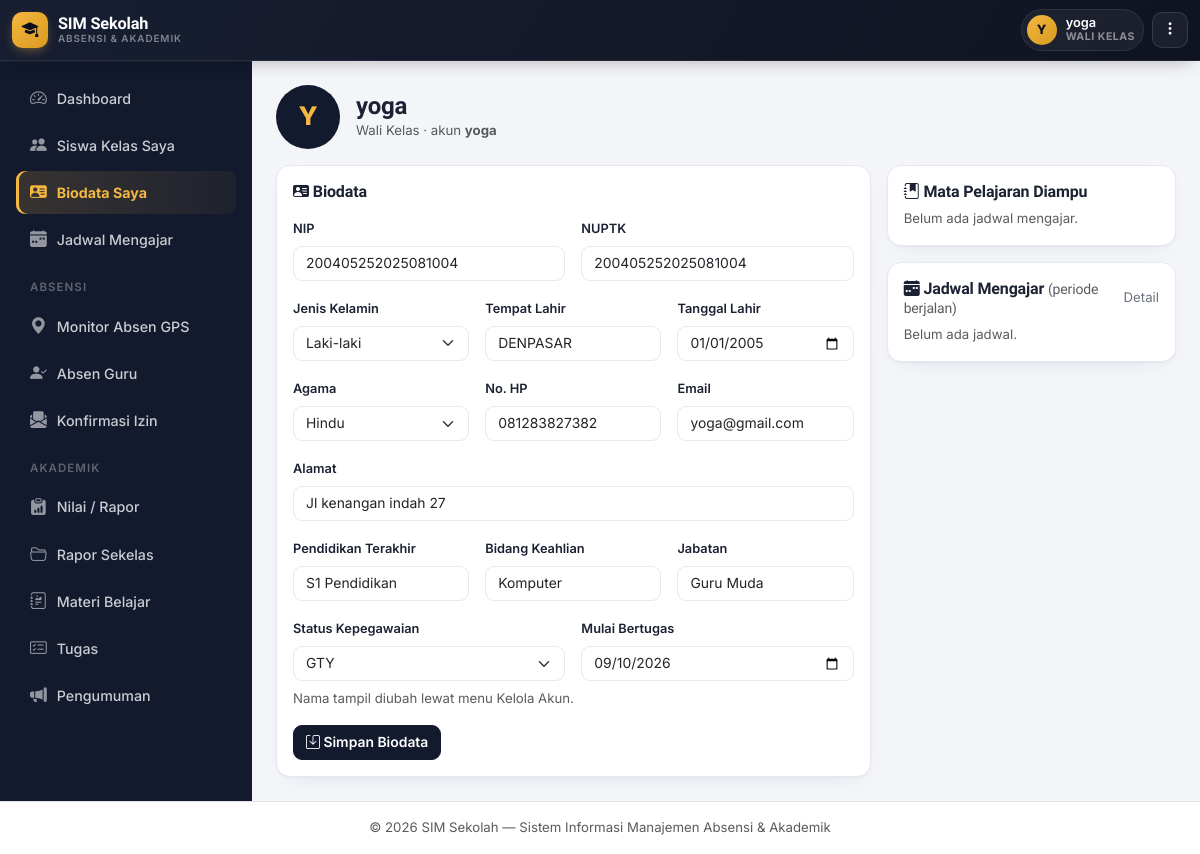
The page /guru/profil.php (signed in) on the database its author committed.
### tables this page shows
CREATE TABLE `users` (
  `id` int NOT NULL,
  `username` varchar(50) NOT NULL,
  `password` varchar(255) NOT NULL,
  `nama` varchar(100) NOT NULL,
  `role` enum('superadmin','admin','guru','wali_kelas','siswa') NOT NULL DEFAULT 'siswa',
  `siswa_id` int DEFAULT NULL,
  `created_at` timestamp NULL DEFAULT CURRENT_TIMESTAMP
);

CREATE TABLE `guru_profil` (
  `id` int NOT NULL,
  `user_id` int NOT NULL,
  `nip` varchar(30) DEFAULT NULL,
  `nuptk` varchar(30) DEFAULT NULL,
  `jenis_kelamin` enum('L','P') DEFAULT NULL,
  `tempat_lahir` varchar(60) DEFAULT NULL,
  `tanggal_lahir` date DEFAULT NULL,
  `agama` varchar(20) DEFAULT NULL,
  `alamat` varchar(255) DEFAULT NULL,
  `no_hp` varchar(20) DEFAULT NULL,
  `email` varchar(100) DEFAULT NULL,
  `pendidikan_terakhir` varchar(50) DEFAULT NULL,
  `bidang_keahlian` varchar(100) DEFAULT NULL,
  `jabatan` varchar(100) DEFAULT NULL,
  `status_kepegawaian` enum('PNS','PPPK','GTY','Honorer','Lainnya') DEFAULT NULL,
  `tanggal_masuk` date DEFAULT NULL,
  `updated_at` timestamp NULL DEFAULT CURRENT_TIMESTAMP ON UPDATE CURRENT_TIMESTAMP
);

### includes/auth.php (called while the page is built, shortened)
<?php
require_once __DIR__ . '/functions.php';
function currentUser() {
    return [
        'id'       => $_SESSION['user_id'] ?? null,
        'nama'     => $_SESSION['user_nama'] ?? '',
        'role'     => $_SESSION['user_role'] ?? '',
        'siswa_id' => $_SESSION['user_siswa_id'] ?? null,
    ];
}
function requireRole(array $roles) {
    $user = currentUser();
}

### includes/functions.php (called while the page is built, shortened)
<?php
function clean($str) {
    return htmlspecialchars(trim($str ?? ''), ENT_QUOTES, 'UTF-8');
}

### guru/profil.php (the view, shortened to what this page needs)
<?php
require_once __DIR__ . '/../includes/auth.php';
$user = currentUser();
try {
    $pdo->query("SELECT 1 FROM guru_profil LIMIT 1");
    $pdo->query("SELECT semester, tahun_ajaran, berlaku_mulai, berlaku_sampai FROM jadwal_mengajar LIMIT 1");
} catch (PDOException $e) {
    include __DIR__ . '/../includes/header.php';
    echo "<div class='card p-4'><h5 class='fw-bold'><i class='bi bi-exclamation-triangle text-warning me-2'></i>Fitur Biodata Guru belum aktif</h5>"
       . "<p class='mb-0'>Import file <b>guru_profil_jadwal.sql</b> ke database <b>db_absensi_sekolah</b> melalui phpMyAdmin, lalu refresh halaman ini.</p></div>";
    include __DIR__ . '/../includes/footer.php';
    exit;
}
$pemantau = in_array($user['role'], GP_PEMANTAU, true);
if ($pemantau) {
    $targetId = (int)($_GET['user_id'] ?? $_POST['user_id'] ?? 0);
} else {
    $targetId = (int)$user['id'];
}
$stmt = $pdo->prepare("SELECT id, username, nama, role FROM users WHERE id = ? AND role IN ('guru','wali_kelas')");
$stmt->execute([$targetId]);
$target = $stmt->fetch();
$milikSendiri = ((int)$target['id'] === (int)$user['id']);
$bisaEdit = $milikSendiri || in_array($user['role'], GP_PENGELOLA, true);
$statusList = ['PNS', 'PPPK', 'GTY', 'Honorer', 'Lainnya'];
$agamaList = ['Islam', 'Kristen', 'Katolik', 'Hindu', 'Buddha', 'Konghucu', 'Lainnya'];
$stmt = $pdo->prepare("SELECT * FROM guru_profil WHERE user_id = ?");
$stmt->execute([$target['id']]);
$profil = $stmt->fetch() ?: [];
$form = $profil;
$stmt = $pdo->prepare("
    SELECT j.hari, j.jam_mulai, j.jam_selesai, j.berlaku_mulai, j.berlaku_sampai, m.nama_mapel, k.nama_kelas
    FROM jadwal_mengajar j
    JOIN mata_pelajaran m ON j.mapel_id = m.id
    JOIN kelas k ON j.kelas_id = k.id
    WHERE j.guru_id = ? AND j.semester = ? AND j.tahun_ajaran = ?
    ORDER BY j.hari, j.jam_mulai
");
$awalPeriode = (int)date('n') >= 7 ? (int)date('Y') : (int)date('Y') - 1;
$stmt->execute([$target['id'], (int)date('n') >= 7 ? 'Ganjil' : 'Genap', $awalPeriode . '/' . ($awalPeriode + 1)]);
$jadwal = $stmt->fetchAll();
$mapelDiampu = [];
$p = function ($k) use ($form) { return $form[$k] ?? ''; };
$labelRole = ['guru' => 'Guru', 'wali_kelas' => 'Wali Kelas'][$target['role']] ?? $target['role'];
include __DIR__ . '/../includes/header.php';
?>
<div class="d-flex align-items-center gap-3 mb-3 flex-wrap">
  <div class="gp-avatar"><?= strtoupper(mb_substr($target['nama'], 0, 1)) ?></div>
  <div>
    <h4 class="fw-bold mb-0"><?= clean($target['nama']) ?></h4>
    <div class="text-muted small"><?= clean($labelRole) ?> · akun <b><?= clean($target['username']) ?></b></div>
  </div>
</div>
<div class="row g-3">
  <div class="col-lg-8">
    <form method="POST" class="card p-3">
      <?php $dis = $bisaEdit ? '' : 'disabled'; ?>
      <h6 class="fw-bold mb-3"><i class="bi bi-person-vcard-fill me-1"></i>Biodata</h6>
      <div class="row g-3">
        <div class="col-md-6"><label class="form-label small">NIP</label><input type="text" name="nip" class="form-control" maxlength="30" value="<?= clean($p('nip')) ?>" <?= $dis ?>></div>
        <div class="col-md-6"><label class="form-label small">NUPTK</label><input type="text" name="nuptk" class="form-control" maxlength="30" value="<?= clean($p('nuptk')) ?>" <?= $dis ?>></div>
        <div class="col-md-4">
          <label class="form-label small">Jenis Kelamin</label>
          <select name="jenis_kelamin" class="form-select" <?= $dis ?>>
            <option value="L" <?= $p('jenis_kelamin') === 'L' ? 'selected' : '' ?>>Laki-laki</option>
          </select>
        </div>
        <div class="col-md-4"><label class="form-label small">Tempat Lahir</label><input type="text" name="tempat_lahir" class="form-control" maxlength="60" value="<?= clean($p('tempat_lahir')) ?>" <?= $dis ?>></div>
        <div class="col-md-4"><label class="form-label small">Tanggal Lahir</label><input type="date" name="tanggal_lahir" class="form-control" max="<?= date('Y-m-d', strtotime('-1 day')) ?>" value="<?= clean($p('tanggal_lahir')) ?>" <?= $dis ?>></div>
        <div class="col-md-4">
          <label class="form-label small">Agama</label>
          <select name="agama" class="form-select" <?= $dis ?>>
            <?php foreach ($agamaList as $a): ?><option value="<?= $a ?>" <?= $p('agama') === $a ? 'selected' : '' ?>><?= $a ?></option><?php endforeach; ?>
          </select>
        </div>
        <div class="col-md-4"><label class="form-label small">No. HP</label><input type="text" name="no_hp" class="form-control" maxlength="20" value="<?= clean($p('no_hp')) ?>" <?= $dis ?>></div>
        <div class="col-md-4"><label class="form-label small">Email</label><input type="email" name="email" class="form-control" maxlength="100" value="<?= clean($p('email')) ?>" <?= $dis ?>></div>
        <div class="col-12"><label class="form-label small">Alamat</label><input type="text" name="alamat" class="form-control" maxlength="255" value="<?= clean($p('alamat')) ?>" <?= $dis ?>></div>
        <div class="col-md-4"><label class="form-label small">Pendidikan Terakhir</label><input type="text" name="pendidikan_terakhir" class="form-control" maxlength="50" placeholder="Contoh: S1 Pendidikan Matematika" value="<?= clean($p('pendidikan_terakhir')) ?>" <?= $dis ?>></div>
        <div class="col-md-4"><label class="form-label small">Bidang Keahlian</label><input type="text" name="bidang_keahlian" class="form-control" maxlength="100" value="<?= clean($p('bidang_keahlian')) ?>" <?= $dis ?>></div>
        <div class="col-md-4"><label class="form-label small">Jabatan</label><input type="text" name="jabatan" class="form-control" maxlength="100" placeholder="Contoh: Guru Mapel" value="<?= clean($p('jabatan')) ?>" <?= $dis ?>></div>
        <div class="col-md-6">
          <label class="form-label small">Status Kepegawaian</label>
          <select name="status_kepegawaian" class="form-select" <?= $dis ?>>
            <?php foreach ($statusList as $s): ?><option value="<?= $s ?>" <?= $p('status_kepegawaian') === $s ? 'selected' : '' ?>><?= $s ?></option><?php endforeach; ?>
          </select>
        </div>
        <div class="col-md-6"><label class="form-label small">Mulai Bertugas</label><input type="date" name="tanggal_masuk" class="form-control" max="<?= date('Y-m-d') ?>" value="<?= clean($p('tanggal_masuk')) ?>" <?= $dis ?>></div>
      </div>
      <div class="form-text mt-2">Nama tampil diubah lewat menu Kelola Akun.</div>
      <?php if ($bisaEdit): ?><button class="btn btn-primary mt-3 align-self-start"><i class="bi bi-save"></i> Simpan Biodata</button><?php endif; ?>
    </form>
  </div>
  <div class="col-lg-4">
    <div class="card p-3 mb-3">
      <h6 class="fw-bold mb-2"><i class="bi bi-journal-bookmark-fill me-1"></i>Mata Pelajaran Diampu</h6>
      <?php if (empty($mapelDiampu)): ?>
        <div class="text-muted small">Belum ada jadwal mengajar.</div>
      <?php else: foreach (array_keys($mapelDiampu) as $mp): ?><span class="gp-chip"><?= clean($mp) ?></span><?php endforeach; endif; ?>
    </div>
    <div class="card p-3">
      <div class="d-flex justify-content-between align-items-center mb-2">
        <h6 class="fw-bold mb-0"><i class="bi bi-calendar-week-fill me-1"></i>Jadwal Mengajar <span class="text-muted fw-normal small">(periode berjalan)</span></h6>
        <a href="jadwal.php<?= $pemantau ? '?guru_id=' . (int)$target['id'] : '' ?>" class="small">Detail</a>
      </div>
      <?php if (empty($jadwal)): ?><div class="text-muted small">Belum ada jadwal.</div><?php endif; ?>
    </div>
  </div>
</div>
<?php include __DIR__ . '/../includes/footer.php'; ?>

### includes/header.php (shortened to what this page needs)
<!DOCTYPE html>
<html lang="id">
<head>
<link href="https://cdn.jsdelivr.net/npm/bootstrap@5.3.3/dist/css/bootstrap.min.css" rel="stylesheet">
<link href="https://cdn.jsdelivr.net/npm/bootstrap-icons@1.11.3/font/bootstrap-icons.css" rel="stylesheet">
<link href="<?= BASE_URL ?>/assets/css/style.css" rel="stylesheet">
</head>
<body>
<?php
$roleNow = currentUser()['role'];
$roleLabel = ['admin'=>'Admin','guru'=>'Guru','wali_kelas'=>'Wali Kelas','siswa'=>'Siswa'][$roleNow] ?? $roleNow;
$namaNow = currentUser()['nama'];
$inisial = strtoupper(mb_substr($namaNow ?: '?', 0, 1));
$fotoTopbar = null;
?>
<nav class="navbar navbar-expand-lg gv-topbar sticky-top">
  <div class="container-fluid">
    <a class="gv-brand" href="<?= BASE_URL ?>/index.php">
      <span class="gv-brand-badge"><i class="bi bi-mortarboard-fill"></i></span>
      <span class="gv-brand-text d-none d-sm-block">
        SIM Sekolah
        <small>Absensi &amp; Akademik</small>
      </span>
    </a>
    <div class="ms-auto d-flex align-items-center gap-2">
      <div class="gv-user-chip">
        <div class="gv-user-avatar">
          <?php if ($fotoTopbar): ?>
            <img src="<?= clean($fotoTopbar) ?>" alt="Foto profil">
          <?php else: ?>
            <?= clean($inisial) ?>
          <?php endif; ?>
        </div>
        <div class="gv-user-meta d-none d-sm-block">
          <div class="name"><?= clean($namaNow) ?></div>
          <div class="role"><?= clean($roleLabel) ?></div>
        </div>
      </div>
      <div class="gv-more-wrap">
        <button class="gv-more-btn" type="button" id="btnUserMenu" aria-expanded="false" title="Menu akun">
          <i class="bi bi-three-dots-vertical"></i>
        </button>
      </div>
    </div>
  </div>
</nav>
<div class="d-flex">
<?php include __DIR__ . '/sidebar.php'; ?>
<main class="flex-grow-1 p-3 p-md-4 content-area">

### includes/sidebar.php (shortened to what this page needs)
<?php
$role = currentUser()['role'];
$currentPage = basename($_SERVER['PHP_SELF']);
$currentDir  = basename(dirname($_SERVER['PHP_SELF']));
function navActive($dirOrFile, $currentDir, $currentPage) {
    return ($dirOrFile === $currentPage || $dirOrFile === $currentDir) ? 'active' : '';
}
$folderModul = ['siswa','kelas','mapel','absensi','lokasi','nilai','rapor','elearning','ujian','pengumuman','users','izin','libur','guru','token'];
$dashboardAktif = ($currentPage === 'index.php' && !in_array($currentDir, $folderModul, true)) ? 'active' : '';
$labelMenuIzin = ['siswa' => 'Ajukan Izin', 'wali_kelas' => 'Konfirmasi Izin', 'guru' => 'Konfirmasi Izin', 'admin' => 'Izin Siswa'][$role] ?? 'Izin Siswa';
?>
<aside class="sidebar" id="sidebar">
  <div class="p-3">
    <ul class="nav nav-pills flex-column gap-1">
      <li class="nav-item">
        <a class="nav-link <?= $dashboardAktif ?>" href="<?= BASE_URL ?>/index.php">
          <i class="bi bi-speedometer2"></i>Dashboard
        </a>
      </li>
      <?php if (in_array($role, ['admin','guru'])): ?>
      <li class="nav-item">
        <a class="nav-link <?= navActive('siswa', $currentDir, $currentPage) ?>" href="<?= BASE_URL ?>/siswa/list.php">
          <i class="bi bi-people-fill"></i>Data Siswa
        </a>
      </li>
      <?php elseif ($role === 'wali_kelas'): ?>
      <li class="nav-item">
        <a class="nav-link <?= navActive('siswa', $currentDir, $currentPage) ?>" href="<?= BASE_URL ?>/siswa/list.php">
          <i class="bi bi-people-fill"></i>Siswa Kelas Saya
        </a>
      </li>
      <?php endif; ?>
      <?php if (in_array($role, ['admin','kepala_sekolah'])): ?>
      <li class="nav-item">
        <a class="nav-link <?= ($currentDir==='guru' && in_array($currentPage, ['list.php','profil.php'])) ? 'active' : '' ?>" href="<?= BASE_URL ?>/guru/list.php">
          <i class="bi bi-person-vcard-fill"></i>Data Guru
        </a>
      </li>
      <li class="nav-item">
        <a class="nav-link <?= ($currentDir==='guru' && $currentPage==='jadwal.php') ? 'active' : '' ?>" href="<?= BASE_URL ?>/guru/jadwal.php">
          <i class="bi bi-calendar-week-fill"></i>Jadwal Mengajar
        </a>
      </li>
      <?php elseif (in_array($role, ['guru','wali_kelas'])): ?>
      <li class="nav-item">
        <a class="nav-link <?= ($currentDir==='guru' && $currentPage==='profil.php') ? 'active' : '' ?>" href="<?= BASE_URL ?>/guru/profil.php">
          <i class="bi bi-person-vcard-fill"></i>Biodata Saya
        </a>
      </li>
      <li class="nav-item">
        <a class="nav-link <?= ($currentDir==='guru' && $currentPage==='jadwal.php') ? 'active' : '' ?>" href="<?= BASE_URL ?>/guru/jadwal.php">
          <i class="bi bi-calendar-week-fill"></i>Jadwal Mengajar
        </a>
      </li>
      <?php endif; ?>
      <li class="nav-section-label">ABSENSI</li>
      <?php if (in_array($role, ['admin','guru','wali_kelas'])): ?>
        <li class="nav-item">
          <a class="nav-link gps-link <?= navActive('monitor.php', $currentDir, $currentPage) ?>" href="<?= BASE_URL ?>/absensi/monitor.php">
            <i class="bi bi-geo-alt-fill"></i>Monitor Absen GPS
          </a>
        </li>
      <?php endif; ?>
      <?php if (in_array($role, ['guru','wali_kelas'])): ?>
        <li class="nav-item">
          <a class="nav-link gps-link <?= navActive('guru.php', $currentDir, $currentPage) ?>" href="<?= BASE_URL ?>/absensi/guru.php">
            <i class="bi bi-person-check-fill"></i>Absen Guru
          </a>
        </li>
      <?php endif; ?>
      <li class="nav-item">
        <a class="nav-link <?= navActive('izin', $currentDir, $currentPage) ?>" href="<?= BASE_URL ?>/izin/index.php">
          <i class="bi bi-envelope-paper-fill"></i><?= $labelMenuIzin ?>
        </a>
      </li>
      <li class="nav-section-label">AKADEMIK</li>
      <li class="nav-item">
        <a class="nav-link <?= navActive('nilai', $currentDir, $currentPage) ?>" href="<?= BASE_URL ?>/nilai/index.php">
          <i class="bi bi-clipboard-data-fill"></i>Nilai / Rapor
        </a>
      </li>
      <?php if (in_array($role, ['admin','guru','wali_kelas'])): ?>
      <li class="nav-item">
        <a class="nav-link <?= navActive('rapor', $currentDir, $currentPage) ?>" href="<?= BASE_URL ?>/rapor/kelas.php">
          <i class="bi bi-folder2-open"></i>Rapor Sekelas
        </a>
      </li>
      <?php endif; ?>
      <li class="nav-item">
        <a class="nav-link <?= navActive('materi.php', $currentDir, $currentPage) ?>" href="<?= BASE_URL ?>/elearning/materi.php">
          <i class="bi bi-journal-richtext"></i>Materi Belajar
        </a>
      </li>
      <li class="nav-item">
        <a class="nav-link <?= navActive('tugas.php', $currentDir, $currentPage) ?>" href="<?= BASE_URL ?>/elearning/tugas.php">
          <i class="bi bi-card-checklist"></i>Tugas
        </a>
      </li>
      <li class="nav-item">
        <a class="nav-link <?= navActive('pengumuman', $currentDir, $currentPage) ?>" href="<?= BASE_URL ?>/pengumuman/list.php">
          <i class="bi bi-megaphone-fill"></i>Pengumuman
        </a>
      </li>
    </ul>
  </div>
</aside>

### rows shown on the page
users: nama "Y", nama "yoga", role "WALI KELAS", role "Konfirmasi Izin", role "Wali Kelas", username "yoga"
guru_profil: nip "200405252025081004", nuptk "200405252025081004", jenis_kelamin "Laki-laki", tempat_lahir "DENPASAR", tanggal_lahir "01/01/2005", agama "Hindu", no_hp "081283827382", email "yoga@gmail.com", alamat "Jl kenangan indah 27", pendidikan_terakhir "S1 Pendidikan", bidang_keahlian "Komputer", jabatan "Guru Muda", status_kepegawaian "GTY", tanggal_masuk "09/10/2026"
